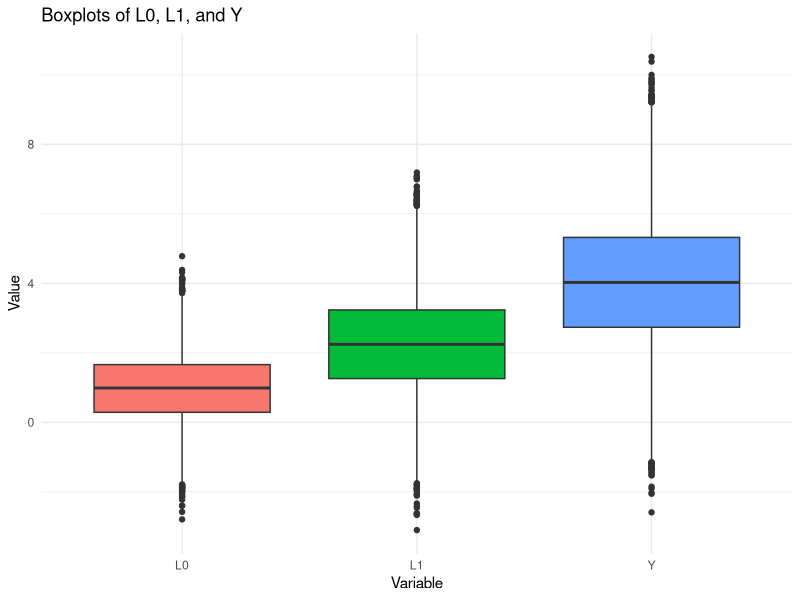

This chart was generated by the following R code: (Note: this script raises an error after producing the figure.)
## ---- chunk 1
if (!requireNamespace("haven")) {
  install.packages("haven")
}

if (!requireNamespace("tidyverse")) {
  install.packages("tidyverse")
}

if (!requireNamespace("ggplot2")) {
  install.packages("ggplot2")
}

library(haven)
library(tidyverse)
library(ggplot2)
## ---- chunk 2
getwd() # should end with "target-trial-workshop"

data <- read_dta("data/Practical2_contY_wide.dta")
## ---- chunk 3
head(data)
## ---- chunk 4
table(A0 = data$A0, A1 = data$A1)
## ---- chunk 5
long_data <- data %>%
  pivot_longer(cols = c(L0, L1, Y), names_to = "variable", values_to = "value")

# Plotting
ggplot(long_data, aes(x = variable, y = value, fill = variable)) +
  geom_boxplot() +
  labs(title = "Boxplots of L0, L1, and Y",
       x = "Variable",
       y = "Value") +
  theme_minimal() +
  theme(legend.position = "none")
## ---- chunk 6
summary(glm(Y~A0+L0+A1+L1, data=datawide, family="gaussian"))



###################Inverse Probability of Treatment Weighting

#We need to create the stabilised IPTW weights at each time
#To do this we fit glm models and take predicted valued

#Time 0

est.prob<-glm(A0~1,family=binomial,data=datawide)$fitted
num1[A0==0]<-1-num1[A0==0]

den1<-glm(A0~L0,family=binomial,data=datawide)$fitted
den1[A0==0]<-1-den1[A0==0]


#Standard IPTW weight at time zero is
iptw.0<-1/den1

#Stabilised weight is
stab.0<-num1/den1

#Time 1

num2<-glm(A1~1+A0,family=binomial,data=datawide)$fitted
num2[A1==0]<-1-num2[A1==0]

den2<-glm(A1~L1+A0+L0,family=binomial,data=datawide)$fitted
den2[A1==0]<-1-den2[A1==0]

iptw.1<-1/den2
stab.1<-num2/den2

##The IPTW weights are now the product of these at each time

iptw<-iptw.0*iptw.1
stab<-stab.0*stab.1

summary(iptw)
summary(stab)

#These weights are quite stable, in practice if extreme weights exist
#You could truncate them or set weights with extreme values to zero
# for example iptw[abs(iptw)>5.5]<-0 but not needed here.


##The MSM for the ITT effect is then 
glm(Y~A0,data=datawide,weights=stab.0)
#Note we only need to weights for time 0

## The Sustained Treatment Effect for both time periods is
glm(Y~A0+A1,data=datawide,weights=stab)


##########################Per Protocol Analysis#######################

#Adherence Weights
#First establish those who adhered to treatment


datawide$Adhere<-as.integer(ifelse(datawide$A0==datawide$A1,TRUE,FALSE))


glm(Adhere~1,family=binomial,data=datawide)
#NOTE: By our definition, everyone adheres at time 0
#Thus the adherence weights at time 0 are all 1
#Now predict the probability of adhering at time 1


den2<-glm(Adhere~L0+A0+L1,family=binomial,data=datawide)$fitted

#Adherence weights are now

adh<-1*(datawide$Adhere/den2)



#We now redo the MSM fit, but multiplying the iptw and adherence weights


glm(Y~A0,data=datawide,weights=stab.0*adh)








#####################Extra Analysis: Confidence Interval######
##You can also fit the MSM in long format, we need packages
install.packages("geepack",lib=WorkDirec)
library(geepack)
install.packages("broom",lib=WorkDirec)
library(broom)
#Add our weights to the data and then set it to long format
datawide$iptw<-iptw
datawide$stab<-stab


#rename the variables 
datawidenew<-datawide
names(datawidenew)<-c("id","A.0","L.0","A.1","L.1","Y","iptw","stab")
datalongipw<-reshape(datawidenew,direction="long",
                     varying=c("A.0","A.1","L.0","L.1"))

#We can now fit the data using generalised estimating equations
#Take the data at the first time period
datat0<-datalongipw[datalongipw$time==0,]

geeITT<-geeglm(Y~A,data=datat0,id=id,weights=stab.0)

#Why do it this way? We can use cluster robust standard errors
#to get a confidence interval on the causal estimands.

summary(geeITT)

tidy(geeITT, conf.int=TRUE)


geePP<-geeglm(Y~A,data=datat0,id=id,weights=stab.0*adh)


summary(geePP)

tidy(geePP, conf.int=TRUE)


####################ITT: G Computation###################


data<-datawide
#We first generate the Qmodel for time 0 
#This describes the relationship between Y, A0 and L0.
Qmodel<-glm(Y~1+A0+L0,family=gaussian,data=data)

#Now we take predictions from this model when we set A0=1
data1<-data
data1$A0<-1

#Our predicted values for Y[A0=1]
Y1pred<-predict(Qmodel,newdata=data1,type="response")

#Repeat this for when A0=0
data0<-data
data0$A0<-0


Y0pred<-predict(Qmodel,newdata=data0,type="response")

#Now take the average difference
summary(Y1pred)
summary(Y0pred)

mean(Y1pred)-mean(Y0pred)


#Standard errors and Confidence Intervals can be ontained by bootstrap
#We do not discuss this here for simplicity

#######################Extra Analysis: Sustained effect###########
#For the sustained efefct we need to pedict values for L1 for when
#A0=0 and A0=1
#Estimate L1~A0 relationship


L1model<-glm(L1~1+A0+L0,family=gaussian,data=data)
dataA0<-data
dataA0$A0<-0

data$L1A0<-predict(L1model,newdata=dataA0,type="response")


dataA1<-data
dataA1$A0=1

data$L1A1<-predict(L1model,newdata=dataA1,type="response")

#Define the Full Q model for Y
#Predict# 
Qmodel<-glm(Y~1+A0+A1+L0+L1,family=gaussian,data=data)

#Now predict Y(1,1) with A0=A1 and L1 at the predicted value
#when A0=1

data11<-data
data11$A0<-1
data11$A1<-1
data11$L1<-data$L1A1

Y11pred<-predict(Qmodel,newdata=data11,type="response")

#Repeat for Y(0,0)


data00<-data
data00$A0<-0
data00$A1<-0
data00$L1<-data$L1A0

Y00pred<-predict(Qmodel,newdata=data00,type="response")

#Now take the expected difference
summary(Y11pred)
summary(Y00pred)

mean(Y11pred)-mean(Y00pred)
